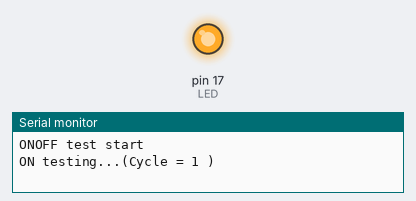
The sketch below on a simulated Arduino Uno, built with avr-gcc and run on an emulated ATmega328P. On the bench: output pins drawn as LEDs (lit = HIGH), the last lines printed to the serial monitor.

Above: at 5.0 s.
At 15.0 s:
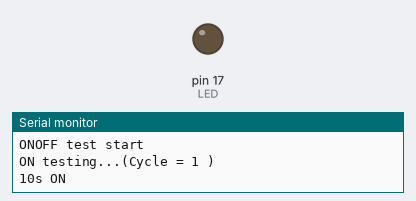
Timing chart, 0 to 26.0 s (numbered marks = the images above):
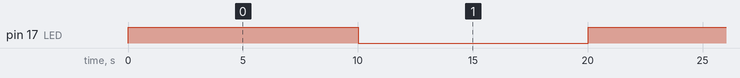

The sketch:

ONOFF4OS.ino
```cpp
#include <SoftwareSerial.h>
#define CNST_OFF_TIME 10000UL //10 s
#define ON_LIMIT 900000UL //90s
#define WAITING_LIMIT 120000UL// 120s
#define LED 17

#define OFFON 0
#define CHECK 1
#define KEEPON 2

SoftwareSerial mySerial(14, 16); // RX, TX

void setup() {
  Serial.begin(9600); // ハードウェアシリアルを準備
  while (!Serial) {
    ; // シリアルポートの準備ができるのを待つ(Leonardoのみ必要)
  }
  Serial.println("ONOFF test start");
  mySerial.begin(9600); // ソフトウェアシリアルの初期化
  mySerial.setTimeout(15000UL); // タイムアウト時間（15秒）
  mySerial.println("Are you ready?");
  long on_time = 10000UL; // ON時間初期値10s

  pinMode(LED, OUTPUT);
}

void loop() {
  //if (mySerial.available()) Serial.write(mySerial.read());
  //if (Serial.available()) mySerial.write(Serial.read());

  long on_time = 10000UL;
  int first_time;
  int state = OFFON;
  unsigned long start_time;
  unsigned long now;
  unsigned long interval;
  int test_cnt = 1;
  int recovery_count = 0;

  while(1) {
    switch (state) {
      case OFFON:
        Serial.print("ON testing...(Cycle = ");
        Serial.print(test_cnt);
        Serial.println(" )");
        //Constant off time
        digitalWrite(LED, HIGH);
        delay(CNST_OFF_TIME);

        //Variable on time
        Serial.print(on_time / 1000);
        Serial.println("s ON");
        digitalWrite(LED, LOW);
        delay(on_time);

        //ON time increment
        if ( on_time > ON_LIMIT){
          on_time = 10000;  //
        } else {
          on_time = on_time + 1000; //ever 1s increment
        }

        test_cnt++;
        first_time = 0; //flag for detecting Recovery screen
        state = CHECK;
        break;

      case CHECK:
        //Constant off time
        Serial.print("Power Down!!! for ");
        Serial.print(CNST_OFF_TIME/1000);
        Serial.println("s");
        digitalWrite(LED, HIGH);
        delay(CNST_OFF_TIME);
        //Checking
        Serial.println("Checking...");
        //Constant on
        digitalWrite(LED, LOW);

        start_time = millis();
        while (1) {
          now = millis();
          interval = now - start_time;
          Serial.print("\r");
          Serial.print(interval / 1000);
          Serial.print("s");

          if ( mySerial.available() > 0 ) {
            String str = mySerial.readStringUntil('\r');
            if ( str == "booted") {
              Serial.println("\n\rNomarlly Started!\n\r");
              state = OFFON;
              break;
            }
          }

          if (interval > WAITING_LIMIT) {
            Serial.println("\n\rTime out!");
            if (first_time > 0) {
              recovery_count++;
              Serial.print("\nMaybe OS broken! The test was cancelled.");
              state = KEEPON;
              break;
            } else {
              recovery_count++;
              Serial.print("\nMaybe recovery occured!(Count = ");
              Serial.print(recovery_count);
              Serial.println(" )");
              state = CHECK;
              first_time++;
              break;
            }
          }
          delay(1000);
        }
        break;

      case KEEPON:
        digitalWrite(LED, LOW);
        break;
      default:
        break;
    }
  }
}
```

Measured:
- by itself, pin 17 (LED): alternates HIGH for 10.0 s and LOW for 10.0 s, 4 changes in all, then stays LOW
